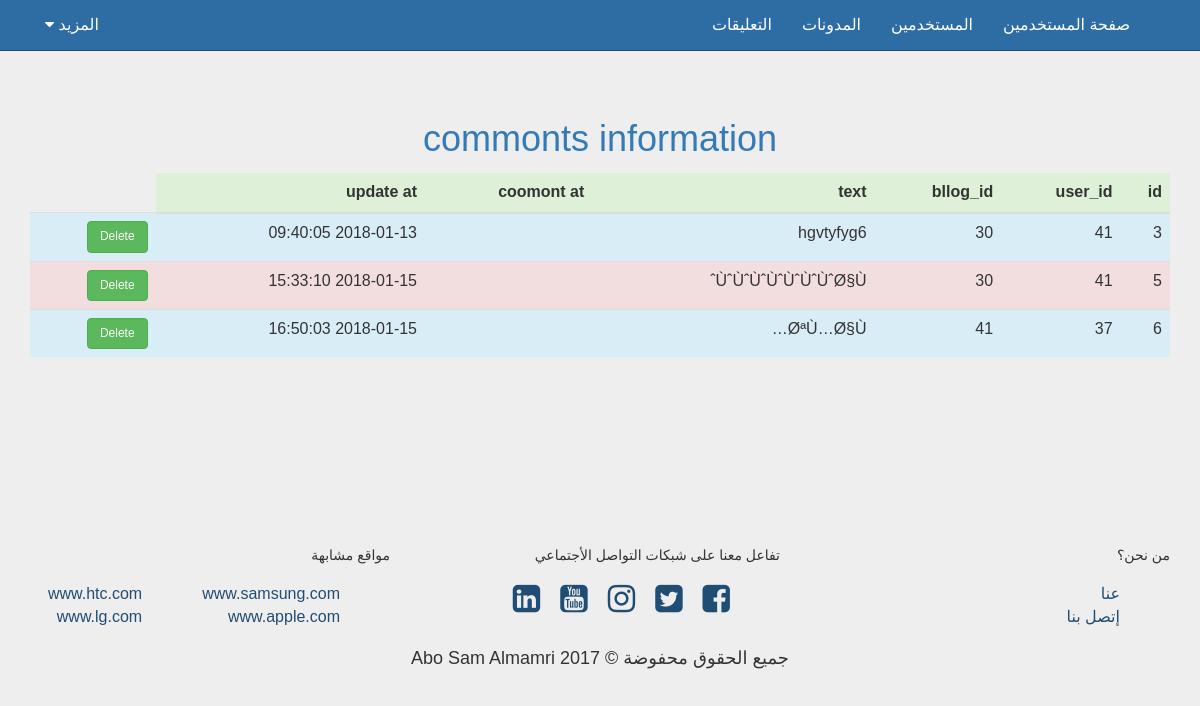
Page /Admin/commont.php (signed in) on the committed database.
### tables this page shows
CREATE TABLE IF NOT EXISTS `comment` (
  `id` int(10) NOT NULL AUTO_INCREMENT,
  `id2` int(11) NOT NULL,
  `user_id` int(11) NOT NULL,
  `bllog_id` int(11) NOT NULL,
  `text` text NOT NULL,
  `date_p` varchar(50) NOT NULL,
  `date_u` timestamp NOT NULL DEFAULT CURRENT_TIMESTAMP ON UPDATE CURRENT_TIMESTAMP,
  PRIMARY KEY (`id`)
);

### Admin/commont.php (the view, shortened to what this page needs)
<?php
if  (@$_SESSION['type']=='Admin')
{
include "conn.php" ;
	include "Header.php";
	if ($con)
	{
		$sql="select * from  comment" ;
		if($result=mysqli_query($con,$sql) )
		{
			echo "<div style='margin-top: 50px;'>
				 <div class='container'>
				<div class='text-primary' style='padding: 5px 0px 5px 0px; margin-top: -25px;'>
            <h1 class='text-center'>commonts information  </h1>
        </div>
  <table class='table'>
    <thead>
      <tr class='success'>
	  <th>id</th>
        <th>user_id</th>
        <th>bllog_id</th>
	    <th>text</th>
		<th>coomont at</th>
		<th>update at</th>
      </tr>
    </thead>
  <tbody>
	" ;
			$color=0;
			while ( $row=mysqli_fetch_array($result))
{
	$color++;
	if (	$color%2==0 )
		$c='danger';
	else
		$c='info';
		echo "<tr  class='".$c."' > <td>". $row['id'] ."</td> <td>"
    .$row['user_id'] ."</td> <td>"
	.$row['bllog_id'] ."</td> <td>"
	.$row['text'] ."</td> <td>"
	.$row['date_p'] ."</td> <td>"
	.$row['date_u'] ."</td>
	" ;
		echo " <td> <a class='btn btn-success' href='deleteComment.php?id=".$row['id']."'> Delete </a> </td> </tr>" ;
	}
			echo "  </tbody>
  </table>
</div></div></div></div> " ;
	}
	else
	echo " ERROR ON CONNECTION " ;
	}
include "Footer.php";
}
else
{
	 echo " <script > alert('HHHHHHHHHHHHHHHHHHHHHHHHHHHHHHHHHHHHHHHHHHHHHHHH ') ; </script>	 "  ;
   echo " <script>location.replace('../login.php') </script> " ;
}
?>

### css/mysheet.css (style rules this page uses)
body { font-family: "Droid Arabic Kufi",Calibri,sans-serif; font-size: medium; font-weight: normal; background-color: #EEE; }

### rows in the picture
comment: id "3", user "41", bllog "30", text "hgvtyfyg6", date_u "2018-01-13 09:40:05"
comment: id "5", user "41", bllog "30", text "ÙˆÙˆÙˆÙˆÙˆÙˆÙˆØ§Ùˆ", date_u "2018-01-15 15:33:10"
comment: id "6", user "37", bllog "41", text "ØªÙ…Ø§Ù…", date_u "2018-01-15 16:50:03"
